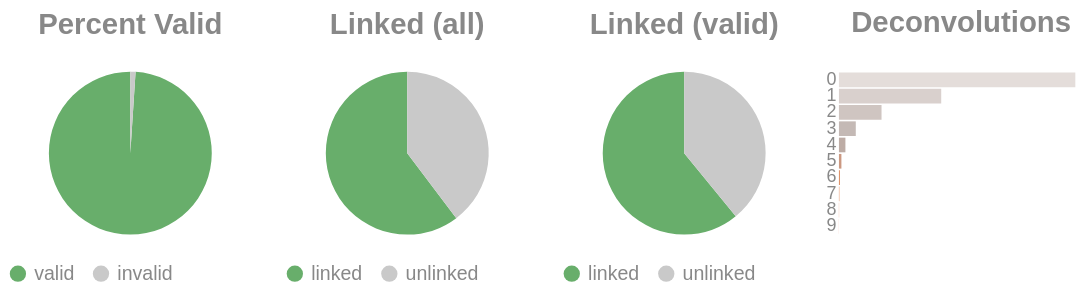

Notebook code cell kept with this figure:
### Code cell
if SKIPLR:
    pass
else:
    clash = Counter()
    for i in valids['molecule'].to_list():
        _mol = i.split("-")
        if len(_mol) == 1:
            clash.update('0')
        else:
            clash.update(_mol[-1])

    _d = {"deconvolutions": [], 'count': []}
    for k,v in clash.items():
        _d['deconvolutions'].append(k)
        _d['count'].append(v)

    tot_valid = valids['reads'].sum()
    mask = valids['reads'] >= 2
    n_linked_reads = valids.filter(mask)['reads'].sum()
    if n_linked_reads == 0:
        print_html("No linked molecules (>=2 reads) were detected; skipping linked-only distributions.")
        SKIPLR = True
    else:
        perc_valid = round(tot_valid / n_reads, 4)
        linked_perc_abs = round(n_linked_reads / n_reads, 4)
        linked_perc = round(n_linked_reads / tot_valid, 4)

    _valid = pl.DataFrame({"valids": ['valid', 'invalid'], "count": [tot_valid, n_reads - tot_valid]})
    _linked_abs = pl.DataFrame({"linked (absolute)": ['linked', 'unlinked'], "count": [n_linked_reads, n_reads - n_linked_reads]})
    _linked_rel = pl.DataFrame({"linked (valids)": ['linked', 'unlinked'], "count": [n_linked_reads, tot_valid - n_linked_reads]})

    (
        alt.hconcat(
            piechart(_valid, goodval = 'valid', title = "Percent Valid"),
            piechart(_linked_abs, goodval = "linked", title =  "Linked (all)"),
            piechart(_linked_rel, goodval = "linked", title =  "Linked (valid)"),
            convolutionbar(pl.DataFrame(_d), title = "Deconvolutions"),
            center = True,
            bounds = 'flush'
        )
        .resolve_scale(color='independent')
        .resolve_legend('independent')
        .properties(usermeta={'embedOptions': {"actions": False}})
    ).display()

### Figure 1 — Vega-Lite specification as saved in the notebook (floating-point values rounded to 4 significant figures)
{"width": "container", "height": 400, "config": {"title": {"anchor": "start", "dy": -15, "fontSize": 18, "color": "#888888", "subtitleColor": "#888888", "subtitleFontSize": 14}, "arc": {"fill": "#0072B2"}, "axis": {"domainColor": "#888888", "domainWidth": 0.5, "gridWidth": 0.2, "grid": false, "titleFontWeight": 400, "titleFontSize": 15, "labelFontSize": 11, "labelColor": "#888888", "tickColor": "#888888", "tickWidth": 0.2, "titleColor": "#888888"}, "axisBand": {"grid": false}, "axisX": {"grid": true, "tickSize": 10, "domainCap": "round"}, "axisY": {"domain": false, "grid": true, "tickSize": 0, "domainCap": "round"}, "background": "transparent", "header": {"labelFontSize": 15, "labelColor": "#888888", "titleFontSize": 15, "titleFontWeight": 600, "titleColor": "#888888"}, "legend": {"labelFont": "sans-serif", "labelFontSize": 12, "labelColor": "#888888", "symbolSize": 100, "symbolType": "circle", "titleFontSize": 12, "titlePadding": 10, "titleColor": "#888888", "title": null}, "range": {"category": ["#E69F00", "#56B4E9", "#009E73", "#F0E442", "#0072B2", "#D55E00", "#CC79A7", "#000000"], "diverging": ["#cfe8f3", "#a2d4ec", "#73bfe2", "#46abdb", "#1696d2", "#12719e"]}, "area": {"fill": "#0072B2", "fillOpacity": 0.7, "line": true, "strokeOpacity": 0.7}, "line": {"color": "#0072B2", "stroke": "#0072B2", "strokeWidth": 2}, "trail": {"color": "#0072B2", "stroke": "#0072B2", "strokeWidth": 0, "size": 1}, "point": {"filled": true, "fillOpacity": 1.0, "size": 95}, "text": {"color": "#888888", "fontSize": 11, "align": "right", "fontWeight": 400, "size": 11}, "bar": {"fill": "#0072B2", "stroke": null}, "view": {"stroke": null, "continuousWidth": 660, "continuousHeight": 400}}, "hconcat": [{"data": {"name": "data-bb84c19020026f83e1cb5215e9b1d5fd"}, "mark": {"type": "arc"}, "encoding": {"color": {"field": "valids", "legend": {"orient": "bottom", "title": null}, "scale": {"domain": ["valid", "invalid"], "range": ["#68ae6b", "#C9C9C9"]}, "title": "Valids", "type": "nominal"}, "theta": {"field": "count", "type": "quantitative"}, "tooltip": [{"field": "valids", "title": "Valids", "type": "ordinal"}, {"field": "percent", "format": ".2%", "title": "Percent", "type": "quantitative"}, {"field": "count", "title": "Count", "type": "quantitative"}]}, "height": 100, "title": {"text": "Percent Valid", "align": "center", "anchor": "middle"}, "transform": [{"calculate": "datum.count / 5163981", "as": "percent"}], "width": 150}, {"data": {"name": "data-f52f8cdf2056d3164afbf142f3afdba8"}, "mark": {"type": "arc"}, "encoding": {"color": {"field": "linked (absolute)", "legend": {"orient": "bottom", "title": null}, "scale": {"domain": ["linked", "unlinked"], "range": ["#68ae6b", "#C9C9C9"]}, "title": "Linked (Absolute)", "type": "nominal"}, "theta": {"field": "count", "type": "quantitative"}, "tooltip": [{"field": "linked (absolute)", "title": "Linked (Absolute)", "type": "ordinal"}, {"field": "percent", "format": ".2%", "title": "Percent", "type": "quantitative"}, {"field": "count", "title": "Count", "type": "quantitative"}]}, "height": 100, "title": {"text": "Linked (all)", "align": "center", "anchor": "middle"}, "transform": [{"calculate": "datum.count / 5163981", "as": "percent"}], "width": 150}, {"data": {"name": "data-984f49c3f3534b49ff8f20e78c3302d1"}, "mark": {"type": "arc"}, "encoding": {"color": {"field": "linked (valids)", "legend": {"orient": "bottom", "title": null}, "scale": {"domain": ["linked", "unlinked"], "range": ["#68ae6b", "#C9C9C9"]}, "title": "Linked (Valids)", "type": "nominal"}, "theta": {"field": "count", "type": "quantitative"}, "tooltip": [{"field": "linked (valids)", "title": "Linked (Valids)", "type": "ordinal"}, {"field": "percent", "format": ".2%", "title": "Percent", "type": "quantitative"}, {"field": "count", "title": "Count", "type": "quantitative"}]}, "height": 100, "title": {"text": "Linked (valid)", "align": "center", "anchor": "middle"}, "transform": [{"calculate": "datum.count / 5110828", "as": "percent"}], "width": 150}, {"data": {"name": "data-ad775b5c7778c662b37b808c839eae09"}, "mark": {"type": "bar"}, "encoding": {"color": {"field": "deconvolutions", "legend": null, "scale": {"scheme": "lightgreyred"}, "type": "nominal"}, "tooltip": [{"field": "deconvolutions", "title": "Deconvolutions", "type": "ordinal"}, {"field": "percent", "format": ".2%", "title": "Percent", "type": "quantitative"}, {"field": "count", "title": "Count", "type": "quantitative"}], "x": {"axis": null, "field": "count", "type": "quantitative"}, "y": {"field": "deconvolutions", "sort": "ascending", "title": null, "type": "nominal"}}, "height": 100, "title": {"text": "Deconvolutions", "align": "center", "anchor": "middle"}, "transform": [{"calculate": "datum.count / 3009263", "as": "percent"}], "width": 150}], "bounds": "flush", "center": true, "resolve": {"legend": {"angle": "independent"}, "scale": {"color": "independent"}}, "usermeta": {"embedOptions": {"actions": false}}, "$schema": "https://vega.github.io/schema/vega-lite/v6.4.1.json", "datasets": {"data-bb84c19020026f83e1cb5215e9b1d5fd": [{"valids": "valid", "count": 5110828}, {"valids": "invalid", "count": 53153}], "data-f52f8cdf2056d3164afbf142f3afdba8": [{"linked (absolute)": "linked", "count": 3113072}, {"linked (absolute)": "unlinked", "count": 2050909}], "data-984f49c3f3534b49ff8f20e78c3302d1": [{"linked (valids)": "linked", "count": 3113072}, {"linked (valids)": "unlinked", "count": 1997756}], "data-ad775b5c7778c662b37b808c839eae09": [{"deconvolutions": "0", "count": 1741416}, {"deconvolutions": "1", "count": 753446}, {"deconvolutions": "2", "count": 313774}, {"deconvolutions": "3", "count": 124127}, {"deconvolutions": "4", "count": 47733}, {"deconvolutions": "5", "count": 18197}, {"deconvolutions": "6", "count": 6775}, {"deconvolutions": "7", "count": 2517}, {"deconvolutions": "8", "count": 924}, {"deconvolutions": "9", "count": 354}]}}
